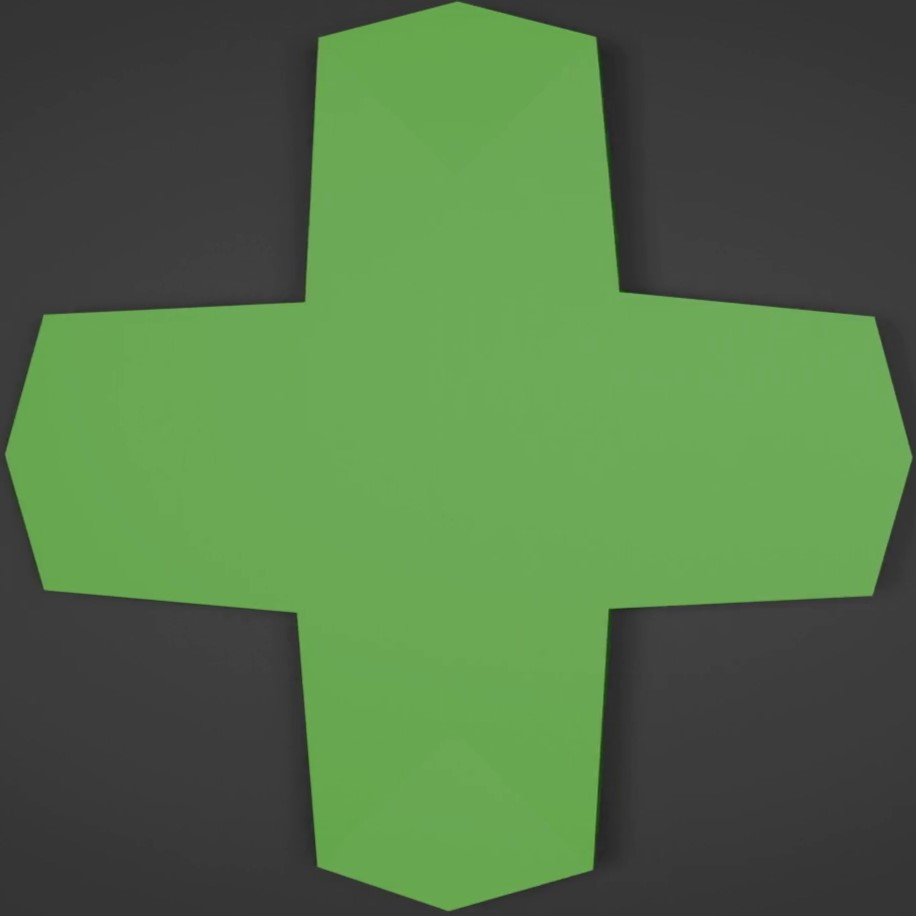
#> input picture 3-Features Detection/media/template_figure.jpg, 916 x 916 px, found by its file name
$ jupyter execute '2-Popular algorithms.ipynb'
#> lines starting #> are read from the running program, lines starting #| are printed output that depends on the picture; after the words box and inside, x2 and y2 are one past the last pixel; in counts of white or black regions, pixels touching at a corner belong together
# SIFT

[cell 1]
import numpy as np
import cv2

import matplotlib.pyplot as plt

# img = cv2.imread('media/jaguar_pattern.jpg')
img = cv2.imread('img/template_figure.jpg')
#> img is the input picture: shape (916, 916, 3); mean B, G, R 71.3, 114.2, 82.4
img = cv2.imread('img/black_stars.png')
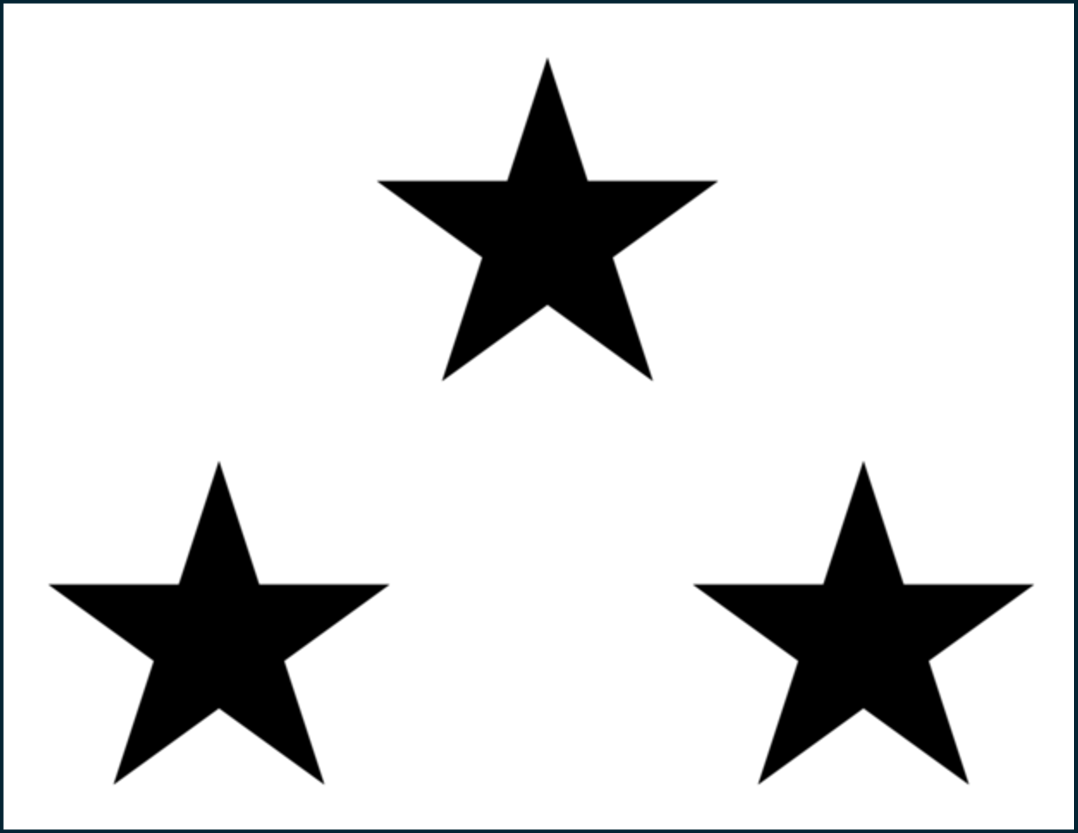
#> input picture 3-Features Detection/media/black_stars.png, 2155 x 1666 px, found by its file name (shown at 1/2 size)
#> img is the input picture: shape (1666, 2155, 3); mean B, G, R 221.1, 220.9, 220.5

# img = cv2.resize(img, (img.shape[1] // 2, img.shape[0] // 2))

gray= cv2.cvtColor(img, cv2.COLOR_BGR2GRAY)

sift = cv2.SIFT_create()
kp = sift.detect(gray, None)
#> kp = 78 keypoints; strongest (x, y, size): (1095, 473, 263.3), (1724, 1276, 252.4), (440, 1276, 255.3), (1589, 1468, 68.5)

img=cv2.drawKeypoints(gray,kp,img, flags=cv2.DRAW_MATCHES_FLAGS_DRAW_RICH_KEYPOINTS)
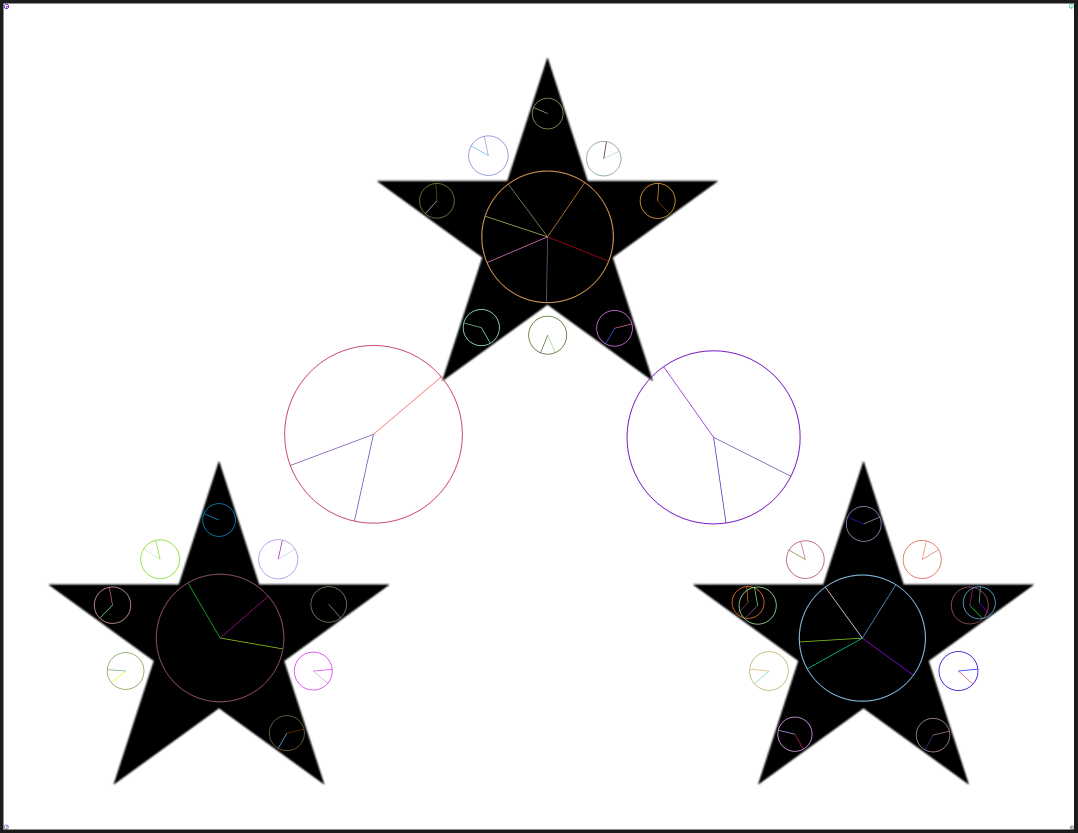
#> img: shape (1666, 2155, 3) (shown at 1/2 size); 2.64% of pixels changed, all inside (x1, y1, x2, y2) = (0, 0, 2155, 1666)

# plt.imshow(img, cmap="gray")
cv2.imshow("Jaguar", img)

k = cv2.waitKey(0)
#> (key Esc is pressed here)
cv2.destroyAllWindows()

[cell 2]
import numpy as np
import cv2 as cv
from matplotlib import pyplot as plt

# img = cv.imread('media/cards.jpg', cv.IMREAD_GRAYSCALE)
# img = cv.imread('media/hearts10.jpg', cv.IMREAD_GRAYSCALE)
img = cv.imread("media/template_figure.jpg", cv.IMREAD_GRAYSCALE)
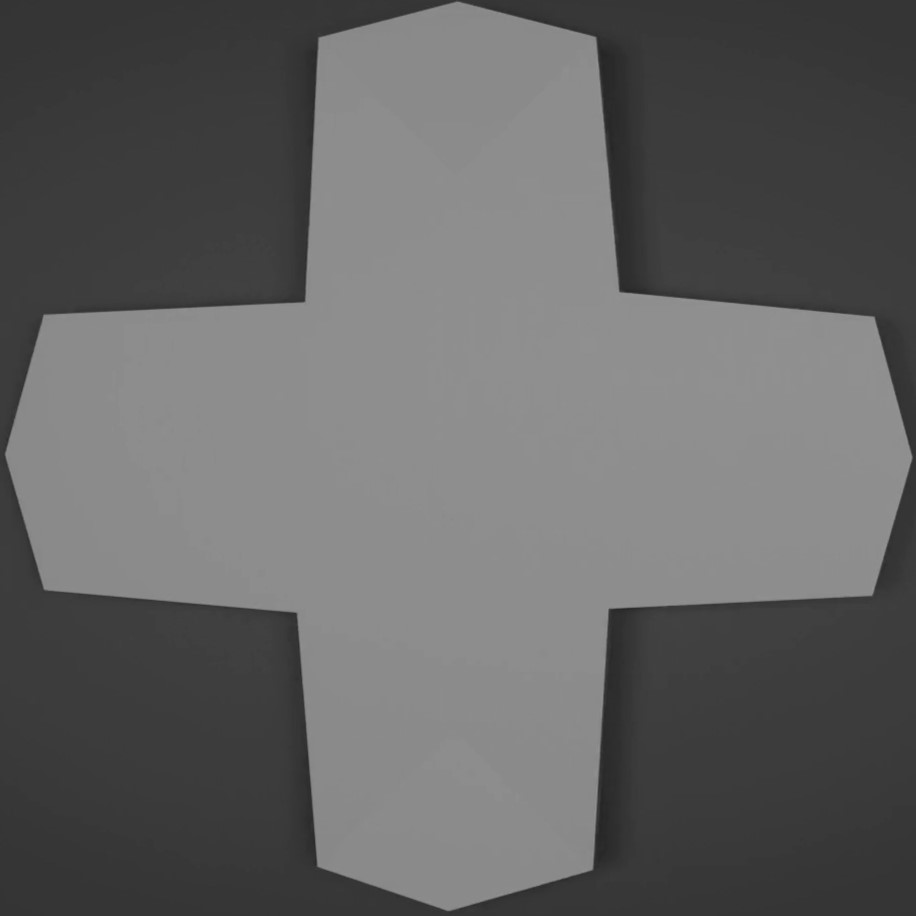
#> img: shape (916, 916); min 36, max 150, mean 99.8

# Initiate ORB detector
orb = cv.ORB_create()

# find the keypoints with ORB
kp = orb.detect(img,None)
#> kp = 51 keypoints; strongest (x, y, size): (621, 289, 44.6), (620, 289, 53.6), (613, 613, 111.1), (623, 287, 111.1)

# compute the descriptors with ORB
kp, des = orb.compute(img, kp)

# draw only keypoints location,not size and orientation
img2 = cv.drawKeypoints(img, kp, None, color=(0,255,0), flags=0)
plt.imshow(img2), plt.show()
